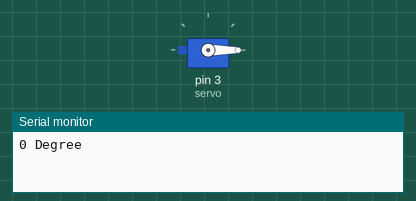
The sketch below on a simulated Arduino Uno, built with avr-gcc and run on an emulated ATmega328P. On the bench: servo, the last lines printed to the serial monitor.

Above: at 0.05 s.
At 6.25 s:
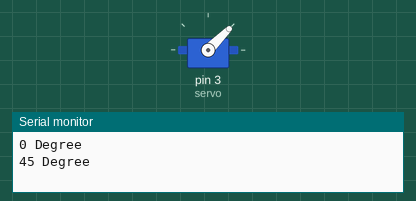
At 12.45 s:
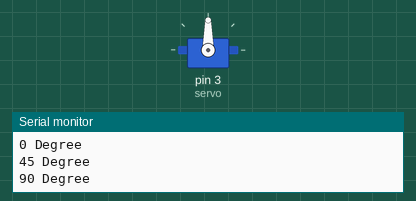
At 24.95 s:
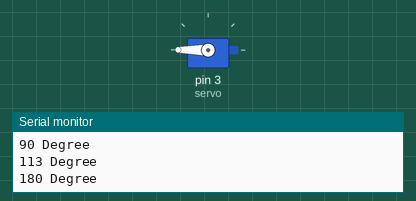
Timing chart, 0 to 32.5 s (numbered marks = the images above):
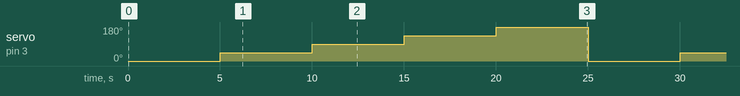

Measured:
- by itself, servo on pin 3 (servo): repeats every 25.0 s: 90° 5.0 s, 135° 5.0 s, 180° 5.0 s, 0° 5.0 s, 45° 5.0 s

The sketch:

a12_servo_motor.ino
```cpp
// (licence header left out)
/*
* Example source code of an Arduino tutorial on how to control an MG 996R servo motor.
*/

#include <Servo.h>

Servo servo; // servo object representing the MG 996R servo

void setup() {
  servo.attach(3); // servo is wired to Arduino on digital pin 3
  Serial.begin(9600);
}

void loop() {
	Serial.print("0");
	Serial.println(" Degree");
  servo.write(0); // move MG996R's shaft to angle 0°
  delay(5000); // wait for one second
	Serial.print("45");
	Serial.println(" Degree");
  servo.write(45); // move MG996R's shaft to angle 45°
  delay(5000); // wait for one second
	Serial.print("90");
	Serial.println(" Degree");
  servo.write(90); // move MG996R's shaft to angle 90°
  delay(5000); // wait for one second
	Serial.print("113");
	Serial.println(" Degree");
  servo.write(135); // move MG996R's shaft to angle 135°
  delay(5000); // wait for one second
	Serial.print("180");
	Serial.println(" Degree");
  servo.write(180); // move MG996R's shaft to angle 180°
  delay(5000); // wait for one second
}
```
